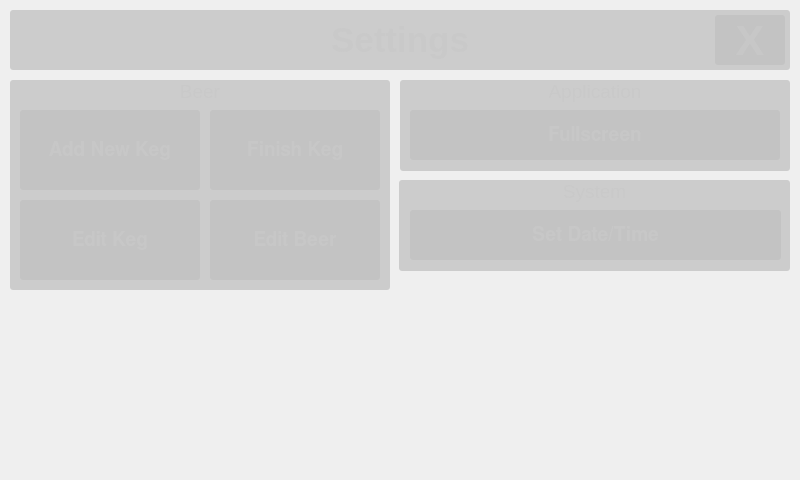
<?xml version="1.0" encoding="UTF-8"?>
<ui version="4.0">
 <class>SettingsWindow</class>
 <widget class="QMainWindow" name="SettingsWindow">
  <property name="geometry">
   <rect>
    <x>0</x>
    <y>0</y>
    <width>800</width>
    <height>480</height>
   </rect>
  </property>
  <property name="windowTitle">
   <string>Settings</string>
  </property>
  <property name="windowIcon">
   <iconset resource="../resources.qrc">
    <normaloff>:/images/Logo.png</normaloff>:/images/Logo.png</iconset>
  </property>
  <property name="styleSheet">
   <string notr="true">#centralwidget, QDialog
{
    background-image: url(:/images/Background1.png);
}

QPushButton
{
    color:rgb(200,200,200,200);
    background-color:rgb(180,180,180,100);
    border-radius:3;
}

QPushButton:checked
{
    color:rgb(200,200,200,200);
    background-color:rgb(140,140,250,100);
    border-radius:3;
}

QLabel
{
    color:rgb(200,200,200,200);
    background-color:rgb(150,150,150, 100);
    border-radius:3;
}

#scrollPane, #paymentsScrollPane
{
    background-color:rgb(150,150,150,100);
    border-radius:3;
}

QScrollBar:horizontal, QScrollBar:vertical
{
    height:50px;
    width:50px;
    background-color:rgb(120, 120, 120, 140);
}

QScrollBar::add-page:horizontal, QScrollBar::add-page:vertical, QScrollBar::sub-page:horizontal, QScrollBar::sub-page:vertical
{
    background:none;
}


QComboBox QAbstractItemView
{
    background-color: rgb(120, 120, 120);
    selection-background-color: rgb(90, 90, 90);
}
QComboBox
{
    background-color: rgb(120, 120, 120);
    min-height:34px;
    selection-background-color: rgb(90, 90, 90);
}

QMessageBox
{
    background-color: rgb(180, 180, 180);
    background-image: url();
}
QMessageBox QLabel
{
    color:rgb(0,0,0);
    background-color:rgb(0,0,0,0);
}
QMessageBox QPushButton
{
    color:rgb(0,0,0);
    background-color:rgb(140,140,140);
    padding: 20px;
}
</string>
  </property>
  <widget class="QWidget" name="centralwidget">
   <widget class="QPushButton" name="closeButton">
    <property name="geometry">
     <rect>
      <x>715</x>
      <y>15</y>
      <width>70</width>
      <height>50</height>
     </rect>
    </property>
    <property name="font">
     <font>
      <pointsize>32</pointsize>
      <weight>75</weight>
      <bold>true</bold>
     </font>
    </property>
    <property name="focusPolicy">
     <enum>Qt::NoFocus</enum>
    </property>
    <property name="styleSheet">
     <string notr="true"/>
    </property>
    <property name="text">
     <string>X</string>
    </property>
    <property name="flat">
     <bool>false</bool>
    </property>
   </widget>
   <widget class="QPushButton" name="option2Button">
    <property name="geometry">
     <rect>
      <x>410</x>
      <y>110</y>
      <width>370</width>
      <height>50</height>
     </rect>
    </property>
    <property name="font">
     <font>
      <family>FreeSans</family>
      <pointsize>14</pointsize>
      <weight>75</weight>
      <bold>true</bold>
     </font>
    </property>
    <property name="focusPolicy">
     <enum>Qt::NoFocus</enum>
    </property>
    <property name="text">
     <string>Fullscreen</string>
    </property>
    <property name="checkable">
     <bool>true</bool>
    </property>
    <property name="flat">
     <bool>false</bool>
    </property>
   </widget>
   <widget class="QPushButton" name="addKegButton">
    <property name="geometry">
     <rect>
      <x>20</x>
      <y>110</y>
      <width>180</width>
      <height>80</height>
     </rect>
    </property>
    <property name="font">
     <font>
      <family>FreeSans</family>
      <pointsize>14</pointsize>
      <weight>75</weight>
      <bold>true</bold>
     </font>
    </property>
    <property name="focusPolicy">
     <enum>Qt::NoFocus</enum>
    </property>
    <property name="text">
     <string>Add New Keg</string>
    </property>
    <property name="flat">
     <bool>false</bool>
    </property>
   </widget>
   <widget class="QPushButton" name="finishKegButton">
    <property name="geometry">
     <rect>
      <x>210</x>
      <y>110</y>
      <width>170</width>
      <height>80</height>
     </rect>
    </property>
    <property name="font">
     <font>
      <family>FreeSans</family>
      <pointsize>14</pointsize>
      <weight>75</weight>
      <bold>true</bold>
     </font>
    </property>
    <property name="focusPolicy">
     <enum>Qt::NoFocus</enum>
    </property>
    <property name="text">
     <string>Finish Keg</string>
    </property>
    <property name="flat">
     <bool>false</bool>
    </property>
   </widget>
   <widget class="QPushButton" name="editKegButton">
    <property name="geometry">
     <rect>
      <x>20</x>
      <y>200</y>
      <width>180</width>
      <height>80</height>
     </rect>
    </property>
    <property name="font">
     <font>
      <family>FreeSans</family>
      <pointsize>14</pointsize>
      <weight>75</weight>
      <bold>true</bold>
     </font>
    </property>
    <property name="focusPolicy">
     <enum>Qt::NoFocus</enum>
    </property>
    <property name="text">
     <string>Edit Keg</string>
    </property>
    <property name="flat">
     <bool>false</bool>
    </property>
   </widget>
   <widget class="QPushButton" name="editBeerButton">
    <property name="geometry">
     <rect>
      <x>210</x>
      <y>200</y>
      <width>170</width>
      <height>80</height>
     </rect>
    </property>
    <property name="font">
     <font>
      <family>FreeSans</family>
      <pointsize>14</pointsize>
      <weight>75</weight>
      <bold>true</bold>
     </font>
    </property>
    <property name="focusPolicy">
     <enum>Qt::NoFocus</enum>
    </property>
    <property name="text">
     <string>Edit Beer</string>
    </property>
    <property name="flat">
     <bool>false</bool>
    </property>
   </widget>
   <widget class="QPushButton" name="setTimeButton">
    <property name="geometry">
     <rect>
      <x>410</x>
      <y>210</y>
      <width>371</width>
      <height>50</height>
     </rect>
    </property>
    <property name="font">
     <font>
      <family>FreeSans</family>
      <pointsize>14</pointsize>
      <weight>75</weight>
      <bold>true</bold>
     </font>
    </property>
    <property name="focusPolicy">
     <enum>Qt::NoFocus</enum>
    </property>
    <property name="styleSheet">
     <string notr="true"/>
    </property>
    <property name="text">
     <string>Set Date/Time</string>
    </property>
    <property name="flat">
     <bool>false</bool>
    </property>
   </widget>
   <widget class="QLabel" name="label">
    <property name="geometry">
     <rect>
      <x>10</x>
      <y>10</y>
      <width>780</width>
      <height>60</height>
     </rect>
    </property>
    <property name="font">
     <font>
      <pointsize>26</pointsize>
      <weight>75</weight>
      <bold>true</bold>
     </font>
    </property>
    <property name="styleSheet">
     <string notr="true">color: rgb(200,200,200,200);</string>
    </property>
    <property name="text">
     <string>Settings</string>
    </property>
    <property name="alignment">
     <set>Qt::AlignCenter</set>
    </property>
   </widget>
   <widget class="QLabel" name="label_2">
    <property name="geometry">
     <rect>
      <x>10</x>
      <y>80</y>
      <width>380</width>
      <height>210</height>
     </rect>
    </property>
    <property name="font">
     <font>
      <pointsize>14</pointsize>
     </font>
    </property>
    <property name="text">
     <string>Beer</string>
    </property>
    <property name="alignment">
     <set>Qt::AlignHCenter|Qt::AlignTop</set>
    </property>
   </widget>
   <widget class="QLabel" name="label_4">
    <property name="geometry">
     <rect>
      <x>399</x>
      <y>180</y>
      <width>391</width>
      <height>91</height>
     </rect>
    </property>
    <property name="font">
     <font>
      <pointsize>14</pointsize>
     </font>
    </property>
    <property name="text">
     <string>System</string>
    </property>
    <property name="alignment">
     <set>Qt::AlignHCenter|Qt::AlignTop</set>
    </property>
   </widget>
   <widget class="QLabel" name="label_5">
    <property name="geometry">
     <rect>
      <x>400</x>
      <y>80</y>
      <width>390</width>
      <height>91</height>
     </rect>
    </property>
    <property name="font">
     <font>
      <pointsize>14</pointsize>
     </font>
    </property>
    <property name="text">
     <string>Application</string>
    </property>
    <property name="alignment">
     <set>Qt::AlignHCenter|Qt::AlignTop</set>
    </property>
   </widget>
   <zorder>label_5</zorder>
   <zorder>label_4</zorder>
   <zorder>label_2</zorder>
   <zorder>option2Button</zorder>
   <zorder>addKegButton</zorder>
   <zorder>finishKegButton</zorder>
   <zorder>editKegButton</zorder>
   <zorder>editBeerButton</zorder>
   <zorder>setTimeButton</zorder>
   <zorder>label</zorder>
   <zorder>closeButton</zorder>
  </widget>
 </widget>
 <resources>
  <include location="../resources.qrc"/>
 </resources>
 <connections/>
</ui>
